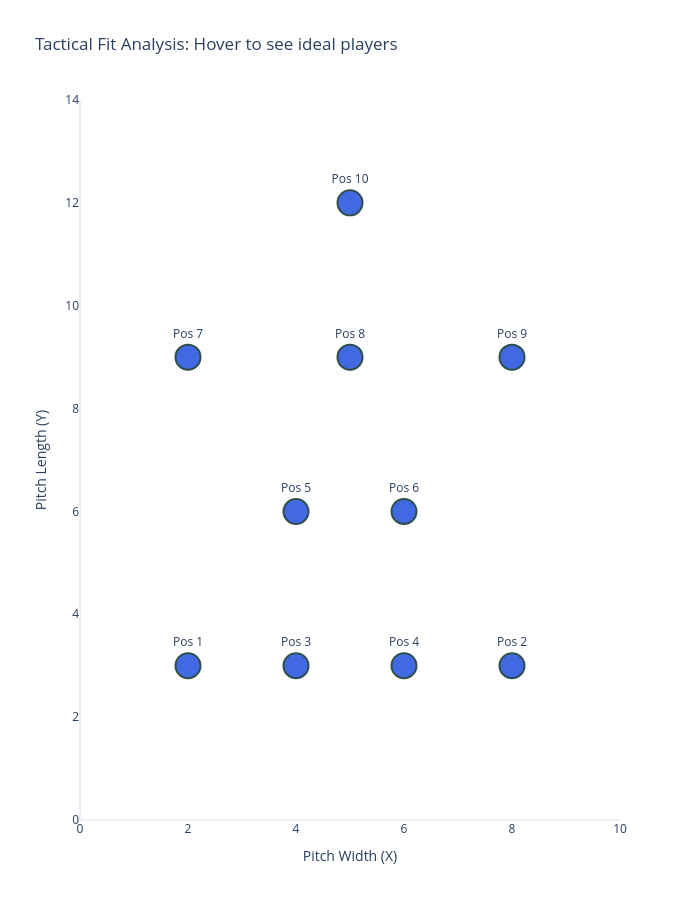

Notebook code cell kept with this figure:
### Code cell
import plotly.graph_objects as go
import numpy as np
import torch
import pandas as pd


def visualize_tactical_fit(custom_coords, squad_df, model, device, player_stats_cols):
    """
    custom_coords: List of tuples [(x1, y1), (x2, y2), ... (x10, y10)]
    squad_df: DataFrame containing the players you want to test (e.g., FC Bayern)
    """
    model.eval()

    # 1. Prepare Coordinates
    coords_np = np.array(custom_coords, dtype=float)
    # Normalize globally (consistent with training: x centered at 5, y at 7)
    coords_norm = coords_np.copy()
    coords_norm[:, 0] = (coords_norm[:, 0] - 5.0) / 4.0
    coords_norm[:, 1] = (coords_norm[:, 1] - 7.0) / 4.0

    all_rankings = []

    # 2. Process each of the 10 positions
    for i in range(len(coords_norm)):
        target_pos_val = coords_norm[i]
        teammates_pos_vals = np.delete(coords_norm, i, axis=0)

        # Calculate Relative Geometry (matching advanced model logic)
        relative_vectors = teammates_pos_vals - target_pos_val
        distances = np.linalg.norm(relative_vectors, axis=1) / 2.5
        angles = np.arctan2(relative_vectors[:, 1], relative_vectors[:, 0]) / np.pi

        formation_input = np.stack([distances, angles], axis=1)[:9]

        # Convert to Tensors
        target_pos_tensor = torch.tensor([target_pos_val], dtype=torch.float32).to(
            device
        )
        formation_tensor = torch.tensor([formation_input], dtype=torch.float32).to(
            device
        )

        with torch.no_grad():
            # Encode the "Job Requirement"
            f_embed = model.formation_tower(formation_tensor, target_pos_tensor)
            f_norm = f_embed / (torch.linalg.norm(f_embed, dim=1, keepdim=True) + 1e-8)

            # Score all players in the squad for THIS specific position
            scores = []
            for _, player_row in squad_df.iterrows():
                p_stats = torch.tensor(
                    [player_row[player_stats_cols].values], dtype=torch.float32
                ).to(device)
                p_embed = model.player_tower(p_stats)
                p_norm = p_embed / (
                    torch.linalg.norm(p_embed, dim=1, keepdim=True) + 1e-8
                )

                score = torch.matmul(f_norm, p_norm.T).item()
                scores.append((player_row["player_name"], score))

        # Sort and take top 5 for the hover tooltip
        scores.sort(key=lambda x: x[1], reverse=True)
        top_list = "<br>".join([f"{name}: {s:.3f}" for name, s in scores[:5]])
        all_rankings.append(top_list)

    # 3. Create Plotly Visualization
    fig = go.Figure()

    fig.add_trace(
        go.Scatter(
            x=coords_np[:, 0],
            y=coords_np[:, 1],
            mode="markers+text",
            marker=dict(
                size=25, color="RoyalBlue", line=dict(width=2, color="DarkSlateGrey")
            ),
            text=[f"Pos {i + 1}" for i in range(10)],
            textposition="top center",
            hoverinfo="text",
            hovertext=[f"<b>Top Candidates:</b><br>{rank}" for rank in all_rankings],
        )
    )

    # Clean up the layout to look like a pitch
    fig.update_layout(
        title="Tactical Fit Analysis: Hover to see ideal players",
        xaxis=dict(title="Pitch Width (X)", range=[0, 10], showgrid=False),
        yaxis=dict(title="Pitch Length (Y)", range=[0, 14], showgrid=False),
        width=700,
        height=900,
        template="plotly_white",
    )

    fig.show()


# --- EXAMPLE USAGE ---
# Define a 4-2-3-1 (approximate coords)
modern_4231 = [
    (2, 3),
    (8, 3),
    (4, 3),
    (6, 3),  # Back 4
    (4, 6),
    (6, 6),  # Midfield 2
    (2, 9),
    (5, 9),
    (8, 9),  # Attacking Mid 3
    (5, 12),  # Striker
]

classic_442 = [
    # Back 4 (Defense)
    (2, 3),  # Left Back (LB)
    (4, 3),  # Left Center Back (LCB)
    (6, 3),  # Right Center Back (RCB)
    (8, 3),  # Right Back (RB)
    # Midfield 4
    (2, 7),  # Left Midfield (LM / LW)
    (4, 7),  # Left Central Midfield (LCM)
    (6, 7),  # Right Central Midfield (RCM)
    (8, 7),  # Right Midfield (RM / RW)
    # Front 2 (Strikers)
    (4, 11),  # Left Striker (LS)
    (6, 11),  # Right Striker (RS)
]

attacking_433 = [
    # Back 4
    (2, 3),  # Left Back (LB)
    (4, 3),  # Left Center Back (LCB)
    (6, 3),  # Right Center Back (RCB)
    (8, 3),  # Right Back (RB)
    # Midfield 3
    (3, 7),  # Defensive Midfielder (CDM) - The "Pivot"
    (5, 7),  # Left Central Midfielder (LCM)
    (7, 7),  # Right Central Midfielder (RCM)
    # Front 3
    (2, 11),  # Left Winger (LW)
    (8, 11),  # Right Winger (RW)
    (5, 11),  # Center Forward (ST)
]

device = torch.device("cuda" if torch.cuda.is_available() else "cpu")

# Load the Simple Model
model = TwoTower().to(device)
model_path = "best_soccer_model.pth"
state_dict = torch.load(model_path, map_location=device, weights_only=True)
model.load_state_dict(state_dict)

visualize_tactical_fit(
    modern_4231, df_match_fc_bayern_munich, model, device, player_stats_cols
)
# visualize_tactical_fit(
#     attacking_433, df_match_fc_bayern_munich, model, device, player_stats_cols
# )

### Figure 1 — Plotly figure (JSON) as saved in the notebook; plotly's stock layout.template omitted (floating-point values rounded to 4 significant figures)
{"data": [{"hoverinfo": "text", "hovertext": ["<b>Top Candidates:</b><br>Juan Bernat: -0.073<br>Philipp Lahm: -0.084<br>David Alaba: -0.113<br>Douglas Costa: -0.164<br>Arturo Vidal: -0.224", "<b>Top Candidates:</b><br>Philipp Lahm: -0.336<br>Juan Bernat: -0.375<br>David Alaba: -0.402<br>Douglas Costa: -0.417<br>Arjen Robben: -0.446", "<b>Top Candidates:</b><br>Philipp Lahm: 0.086<br>Juan Bernat: 0.017<br>David Alaba: 0.002<br>Joshua Kimmich: -0.004<br>Arturo Vidal: -0.011", "<b>Top Candidates:</b><br>Philipp Lahm: -0.073<br>David Alaba: -0.109<br>Arturo Vidal: -0.127<br>Joshua Kimmich: -0.165<br>Juan Bernat: -0.171", "<b>Top Candidates:</b><br>Philipp Lahm: -0.216<br>Joshua Kimmich: -0.252<br>Juan Bernat: -0.291<br>Arturo Vidal: -0.320<br>Thiago Alcantara: -0.347", "<b>Top Candidates:</b><br>Joshua Kimmich: -0.237<br>Philipp Lahm: -0.254<br>Juan Bernat: -0.286<br>Thiago Alcantara: -0.288<br>Arturo Vidal: -0.312", "<b>Top Candidates:</b><br>Arjen Robben: -0.010<br>Douglas Costa: -0.012<br>Thiago Alcantara: -0.021<br>Robert Lewandowski: -0.047<br>Joshua Kimmich: -0.051", "<b>Top Candidates:</b><br>Thiago Alcantara: 0.241<br>Thomas Mueller: 0.198<br>Robert Lewandowski: 0.189<br>Joshua Kimmich: 0.175<br>Arjen Robben: 0.171", "<b>Top Candidates:</b><br>Arjen Robben: 0.083<br>Douglas Costa: 0.082<br>Joshua Kimmich: 0.036<br>Juan Bernat: 0.025<br>Thomas Mueller: 0.020", "<b>Top Candidates:</b><br>Robert Lewandowski: 0.334<br>Arjen Robben: 0.285<br>Thomas Mueller: 0.284<br>Thiago Alcantara: 0.267<br>Douglas Costa: 0.241"], "marker": {"color": "RoyalBlue", "line": {"color": "DarkSlateGrey", "width": 2}, "size": 25}, "mode": "markers+text", "text": ["Pos 1", "Pos 2", "Pos 3", "Pos 4", "Pos 5", "Pos 6", "Pos 7", "Pos 8", "Pos 9", "Pos 10"], "textposition": "top center", "type": "scatter", "x": [2.0, 8.0, 4.0, 6.0, 4.0, 6.0, 2.0, 5.0, 8.0, 5.0], "y": [3.0, 3.0, 3.0, 3.0, 6.0, 6.0, 9.0, 9.0, 9.0, 12.0]}], "layout": {"height": 900, "title": {"text": "Tactical Fit Analysis: Hover to see ideal players"}, "width": 700, "xaxis": {"range": [0, 10], "showgrid": false, "title": {"text": "Pitch Width (X)"}}, "yaxis": {"range": [0, 14], "showgrid": false, "title": {"text": "Pitch Length (Y)"}}}}
